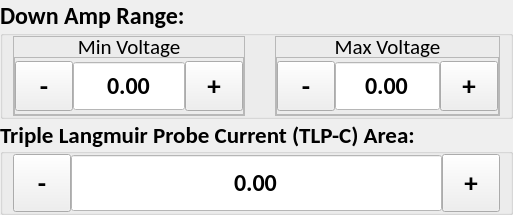
          <widget class="QWidget" name="triple_lang_c_probe_2">
           <layout class="QVBoxLayout" name="verticalLayout_10">
            <property name="spacing">
             <number>0</number>
            </property>
            <property name="leftMargin">
             <number>0</number>
            </property>
            <property name="topMargin">
             <number>0</number>
            </property>
            <property name="rightMargin">
             <number>0</number>
            </property>
            <property name="bottomMargin">
             <number>0</number>
            </property>
            <item>
             <widget class="QGroupBox" name="tlc_down_amp_gb">
              <property name="minimumSize">
               <size>
                <width>0</width>
                <height>112</height>
               </size>
              </property>
              <property name="font">
               <font>
                <family>Calibri</family>
                <pointsize>18</pointsize>
                <weight>75</weight>
                <bold>true</bold>
               </font>
              </property>
              <property name="title">
               <string>Down Amp Range:</string>
              </property>
              <layout class="QHBoxLayout" name="horizontalLayout_30">
               <property name="spacing">
                <number>30</number>
               </property>
               <property name="leftMargin">
                <number>10</number>
               </property>
               <property name="topMargin">
                <number>0</number>
               </property>
               <property name="rightMargin">
                <number>10</number>
               </property>
               <property name="bottomMargin">
                <number>0</number>
               </property>
               <item>
                <widget class="QFrame" name="tlc_down_amp_min_frame">
                 <property name="maximumSize">
                  <size>
                   <width>1000</width>
                   <height>1000</height>
                  </size>
                 </property>
                 <property name="frameShape">
                  <enum>QFrame::StyledPanel</enum>
                 </property>
                 <property name="frameShadow">
                  <enum>QFrame::Raised</enum>
                 </property>
                 <layout class="QVBoxLayout" name="verticalLayout_18">
                  <property name="spacing">
                   <number>0</number>
                  </property>
                  <property name="leftMargin">
                   <number>0</number>
                  </property>
                  <property name="topMargin">
                   <number>0</number>
                  </property>
                  <property name="rightMargin">
                   <number>0</number>
                  </property>
                  <property name="bottomMargin">
                   <number>0</number>
                  </property>
                  <item>
                   <widget class="QLabel" name="tlc_down_amp_min_label">
                    <property name="minimumSize">
                     <size>
                      <width>40</width>
                      <height>20</height>
                     </size>
                    </property>
                    <property name="maximumSize">
                     <size>
                      <width>1000</width>
                      <height>20</height>
                     </size>
                    </property>
                    <property name="font">
                     <font>
                      <family>Calibri</family>
                      <pointsize>16</pointsize>
                      <weight>50</weight>
                      <bold>false</bold>
                     </font>
                    </property>
                    <property name="text">
                     <string>Min Voltage</string>
                    </property>
                    <property name="alignment">
                     <set>Qt::AlignCenter</set>
                    </property>
                   </widget>
                  </item>
                  <item>
                   <widget class="QFrame" name="frame_14">
                    <property name="minimumSize">
                     <size>
                      <width>0</width>
                      <height>58</height>
                     </size>
                    </property>
                    <property name="frameShape">
                     <enum>QFrame::StyledPanel</enum>
                    </property>
                    <property name="frameShadow">
                     <enum>QFrame::Raised</enum>
                    </property>
                    <layout class="QHBoxLayout" name="horizontalLayout_31">
                     <property name="spacing">
                      <number>0</number>
                     </property>
                     <property name="leftMargin">
                      <number>0</number>
                     </property>
                     <property name="topMargin">
                      <number>0</number>
                     </property>
                     <property name="rightMargin">
                      <number>0</number>
                     </property>
                     <property name="bottomMargin">
                      <number>0</number>
                     </property>
                     <item>
                      <widget class="QToolButton" name="tlc_down_amp_min_minus">
                       <property name="minimumSize">
                        <size>
                         <width>58</width>
                         <height>50</height>
                        </size>
                       </property>
                       <property name="maximumSize">
                        <size>
                         <width>58</width>
                         <height>50</height>
                        </size>
                       </property>
                       <property name="font">
                        <font>
                         <pointsize>20</pointsize>
                         <weight>75</weight>
                         <bold>true</bold>
                        </font>
                       </property>
                       <property name="text">
                        <string>-</string>
                       </property>
                      </widget>
                     </item>
                     <item>
                      <widget class="QDoubleSpinBox" name="tlc_down_amp_min_input">
                       <property name="minimumSize">
                        <size>
                         <width>0</width>
                         <height>50</height>
                        </size>
                       </property>
                       <property name="maximumSize">
                        <size>
                         <width>1000</width>
                         <height>50</height>
                        </size>
                       </property>
                       <property name="font">
                        <font>
                         <family>Calibri</family>
                         <pointsize>18</pointsize>
                        </font>
                       </property>
                       <property name="layoutDirection">
                        <enum>Qt::LeftToRight</enum>
                       </property>
                       <property name="styleSheet">
                        <string notr="true">QDoubleSpinBox {
	background-color: #FFFFFF;
}</string>
                       </property>
                       <property name="alignment">
                        <set>Qt::AlignCenter</set>
                       </property>
                       <property name="readOnly">
                        <bool>true</bool>
                       </property>
                       <property name="buttonSymbols">
                        <enum>QAbstractSpinBox::NoButtons</enum>
                       </property>
                       <property name="correctionMode">
                        <enum>QAbstractSpinBox::CorrectToPreviousValue</enum>
                       </property>
                       <property name="showGroupSeparator" stdset="0">
                        <bool>false</bool>
                       </property>
                       <property name="minimum">
                        <double>-10000.000000000000000</double>
                       </property>
                       <property name="maximum">
                        <double>10000.000000000000000</double>
                       </property>
                      </widget>
                     </item>
                     <item>
                      <widget class="QToolButton" name="tlc_down_amp_min_max">
                       <property name="minimumSize">
                        <size>
                         <width>58</width>
                         <height>50</height>
                        </size>
                       </property>
                       <property name="maximumSize">
                        <size>
                         <width>16777215</width>
                         <height>50</height>
                        </size>
                       </property>
                       <property name="font">
                        <font>
                         <pointsize>20</pointsize>
                         <weight>75</weight>
                         <bold>true</bold>
                        </font>
                       </property>
                       <property name="focusPolicy">
                        <enum>Qt::NoFocus</enum>
                       </property>
                       <property name="text">
                        <string>+</string>
                       </property>
                      </widget>
                     </item>
                    </layout>
                   </widget>
                  </item>
                 </layout>
                </widget>
               </item>
               <item>
                <widget class="QFrame" name="tlc_down_amp_max_frame">
                 <property name="minimumSize">
                  <size>
                   <width>0</width>
                   <height>0</height>
                  </size>
                 </property>
                 <property name="maximumSize">
                  <size>
                   <width>1000</width>
                   <height>1000</height>
                  </size>
                 </property>
                 <property name="frameShape">
                  <enum>QFrame::StyledPanel</enum>
                 </property>
                 <property name="frameShadow">
                  <enum>QFrame::Raised</enum>
                 </property>
                 <layout class="QVBoxLayout" name="verticalLayout_19">
                  <property name="spacing">
                   <number>0</number>
                  </property>
                  <property name="leftMargin">
                   <number>0</number>
                  </property>
                  <property name="topMargin">
                   <number>0</number>
                  </property>
                  <property name="rightMargin">
                   <number>0</number>
                  </property>
                  <property name="bottomMargin">
                   <number>0</number>
                  </property>
                  <item>
                   <widget class="QLabel" name="tlc_down_amp_max_label">
                    <property name="minimumSize">
                     <size>
                      <width>42</width>
                      <height>20</height>
                     </size>
                    </property>
                    <property name="maximumSize">
                     <size>
                      <width>1000</width>
                      <height>20</height>
                     </size>
                    </property>
                    <property name="font">
                     <font>
                      <family>Calibri</family>
                      <pointsize>16</pointsize>
                      <weight>50</weight>
                      <bold>false</bold>
                     </font>
                    </property>
                    <property name="text">
                     <string>Max Voltage</string>
                    </property>
                    <property name="alignment">
                     <set>Qt::AlignCenter</set>
                    </property>
                   </widget>
                  </item>
                  <item>
                   <widget class="QFrame" name="frame_15">
                    <property name="frameShape">
                     <enum>QFrame::StyledPanel</enum>
                    </property>
                    <property name="frameShadow">
                     <enum>QFrame::Raised</enum>
                    </property>
                    <layout class="QHBoxLayout" name="horizontalLayout_32">
                     <property name="spacing">
                      <number>0</number>
                     </property>
                     <property name="leftMargin">
                      <number>0</number>
                     </property>
                     <property name="topMargin">
                      <number>0</number>
                     </property>
                     <property name="rightMargin">
                      <number>0</number>
                     </property>
                     <property name="bottomMargin">
                      <number>0</number>
                     </property>
                     <item>
                      <widget class="QToolButton" name="tlc_down_amp_max_minus">
                       <property name="minimumSize">
                        <size>
                         <width>58</width>
                         <height>50</height>
                        </size>
                       </property>
                       <property name="maximumSize">
                        <size>
                         <width>58</width>
                         <height>50</height>
                        </size>
                       </property>
                       <property name="font">
                        <font>
                         <pointsize>20</pointsize>
                         <weight>75</weight>
                         <bold>true</bold>
                        </font>
                       </property>
                       <property name="text">
                        <string>-</string>
                       </property>
                      </widget>
                     </item>
                     <item>
                      <widget class="QDoubleSpinBox" name="tlc_down_amp_max_input">
                       <property name="minimumSize">
                        <size>
                         <width>0</width>
                         <height>50</height>
                        </size>
                       </property>
                       <property name="maximumSize">
                        <size>
                         <width>1000</width>
                         <height>50</height>
                        </size>
                       </property>
                       <property name="font">
                        <font>
                         <family>Calibri</family>
                         <pointsize>18</pointsize>
                        </font>
                       </property>
                       <property name="layoutDirection">
                        <enum>Qt::LeftToRight</enum>
                       </property>
                       <property name="styleSheet">
                        <string notr="true">QDoubleSpinBox {
	background-color: #FFFFFF;
}</string>
                       </property>
                       <property name="alignment">
                        <set>Qt::AlignCenter</set>
                       </property>
                       <property name="readOnly">
                        <bool>true</bool>
                       </property>
                       <property name="buttonSymbols">
                        <enum>QAbstractSpinBox::NoButtons</enum>
                       </property>
                       <property name="correctionMode">
                        <enum>QAbstractSpinBox::CorrectToPreviousValue</enum>
                       </property>
                       <property name="showGroupSeparator" stdset="0">
                        <bool>false</bool>
                       </property>
                       <property name="maximum">
                        <double>10000.000000000000000</double>
                       </property>
                      </widget>
                     </item>
                     <item>
                      <widget class="QToolButton" name="tlc_down_amp_max_plus">
                       <property name="minimumSize">
                        <size>
                         <width>58</width>
                         <height>50</height>
                        </size>
                       </property>
                       <property name="maximumSize">
                        <size>
                         <width>16777215</width>
                         <height>50</height>
                        </size>
                       </property>
                       <property name="font">
                        <font>
                         <pointsize>20</pointsize>
                         <weight>75</weight>
                         <bold>true</bold>
                        </font>
                       </property>
                       <property name="focusPolicy">
                        <enum>Qt::NoFocus</enum>
                       </property>
                       <property name="text">
                        <string>+</string>
                       </property>
                      </widget>
                     </item>
                    </layout>
                   </widget>
                  </item>
                 </layout>
                </widget>
               </item>
              </layout>
             </widget>
            </item>
            <item>
             <widget class="QGroupBox" name="tlc_area_gb">
              <property name="minimumSize">
               <size>
                <width>394</width>
                <height>92</height>
               </size>
              </property>
              <property name="maximumSize">
               <size>
                <width>16777215</width>
                <height>1000</height>
               </size>
              </property>
              <property name="font">
               <font>
                <family>Calibri</family>
                <pointsize>17</pointsize>
                <weight>75</weight>
                <bold>true</bold>
               </font>
              </property>
              <property name="styleSheet">
               <string notr="true"/>
              </property>
              <property name="title">
               <string>Triple Langmuir Probe Current (TLP-C) Area:</string>
              </property>
              <property name="alignment">
               <set>Qt::AlignLeading|Qt::AlignLeft|Qt::AlignVCenter</set>
              </property>
              <layout class="QHBoxLayout" name="horizontalLayout_15">
               <property name="spacing">
                <number>0</number>
               </property>
               <property name="leftMargin">
                <number>10</number>
               </property>
               <property name="topMargin">
                <number>0</number>
               </property>
               <property name="rightMargin">
                <number>10</number>
               </property>
               <property name="bottomMargin">
                <number>0</number>
               </property>
               <item>
                <widget class="QToolButton" name="tlc_area_minus">
                 <property name="minimumSize">
                  <size>
                   <width>58</width>
                   <height>58</height>
                  </size>
                 </property>
                 <property name="maximumSize">
                  <size>
                   <width>58</width>
                   <height>58</height>
                  </size>
                 </property>
                 <property name="font">
                  <font>
                   <pointsize>20</pointsize>
                   <weight>75</weight>
                   <bold>true</bold>
                  </font>
                 </property>
                 <property name="text">
                  <string>-</string>
                 </property>
                </widget>
               </item>
               <item>
                <widget class="QDoubleSpinBox" name="tlc_area_input">
                 <property name="minimumSize">
                  <size>
                   <width>0</width>
                   <height>58</height>
                  </size>
                 </property>
                 <property name="maximumSize">
                  <size>
                   <width>1000</width>
                   <height>58</height>
                  </size>
                 </property>
                 <property name="font">
                  <font>
                   <family>Calibri</family>
                   <pointsize>18</pointsize>
                  </font>
                 </property>
                 <property name="focusPolicy">
                  <enum>Qt::NoFocus</enum>
                 </property>
                 <property name="layoutDirection">
                  <enum>Qt::LeftToRight</enum>
                 </property>
                 <property name="styleSheet">
                  <string notr="true">QDoubleSpinBox {
	background-color: #FFFFFF;
}</string>
                 </property>
                 <property name="alignment">
                  <set>Qt::AlignCenter</set>
                 </property>
                 <property name="readOnly">
                  <bool>true</bool>
                 </property>
                 <property name="buttonSymbols">
                  <enum>QAbstractSpinBox::NoButtons</enum>
                 </property>
                 <property name="correctionMode">
                  <enum>QAbstractSpinBox::CorrectToPreviousValue</enum>
                 </property>
                 <property name="showGroupSeparator" stdset="0">
                  <bool>false</bool>
                 </property>
                 <property name="decimals">
                  <number>2</number>
                 </property>
                 <property name="minimum">
                  <double>-10000.000000000000000</double>
                 </property>
                 <property name="maximum">
                  <double>10000.000000000000000</double>
                 </property>
                 <property name="singleStep">
                  <double>1.000000000000000</double>
                 </property>
                </widget>
               </item>
               <item>
                <widget class="QToolButton" name="tlc_area_plus">
                 <property name="minimumSize">
                  <size>
                   <width>58</width>
                   <height>58</height>
                  </size>
                 </property>
                 <property name="maximumSize">
                  <size>
                   <width>16777215</width>
                   <height>58</height>
                  </size>
                 </property>
                 <property name="font">
                  <font>
                   <pointsize>20</pointsize>
                   <weight>75</weight>
                   <bold>true</bold>
                  </font>
                 </property>
                 <property name="focusPolicy">
                  <enum>Qt::NoFocus</enum>
                 </property>
                 <property name="text">
                  <string>+</string>
                 </property>
                </widget>
               </item>
              </layout>
             </widget>
            </item>
           </layout>
          </widget>
